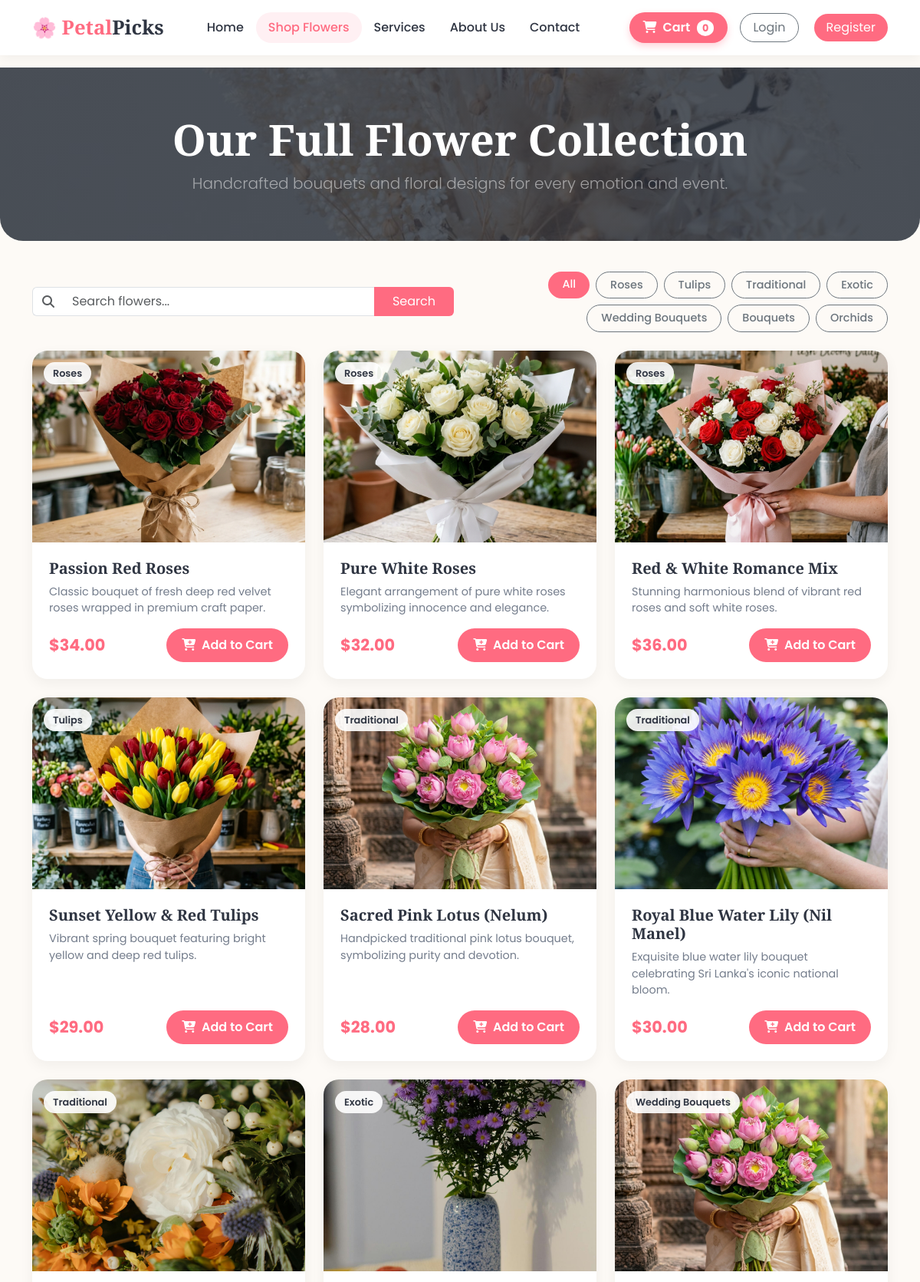
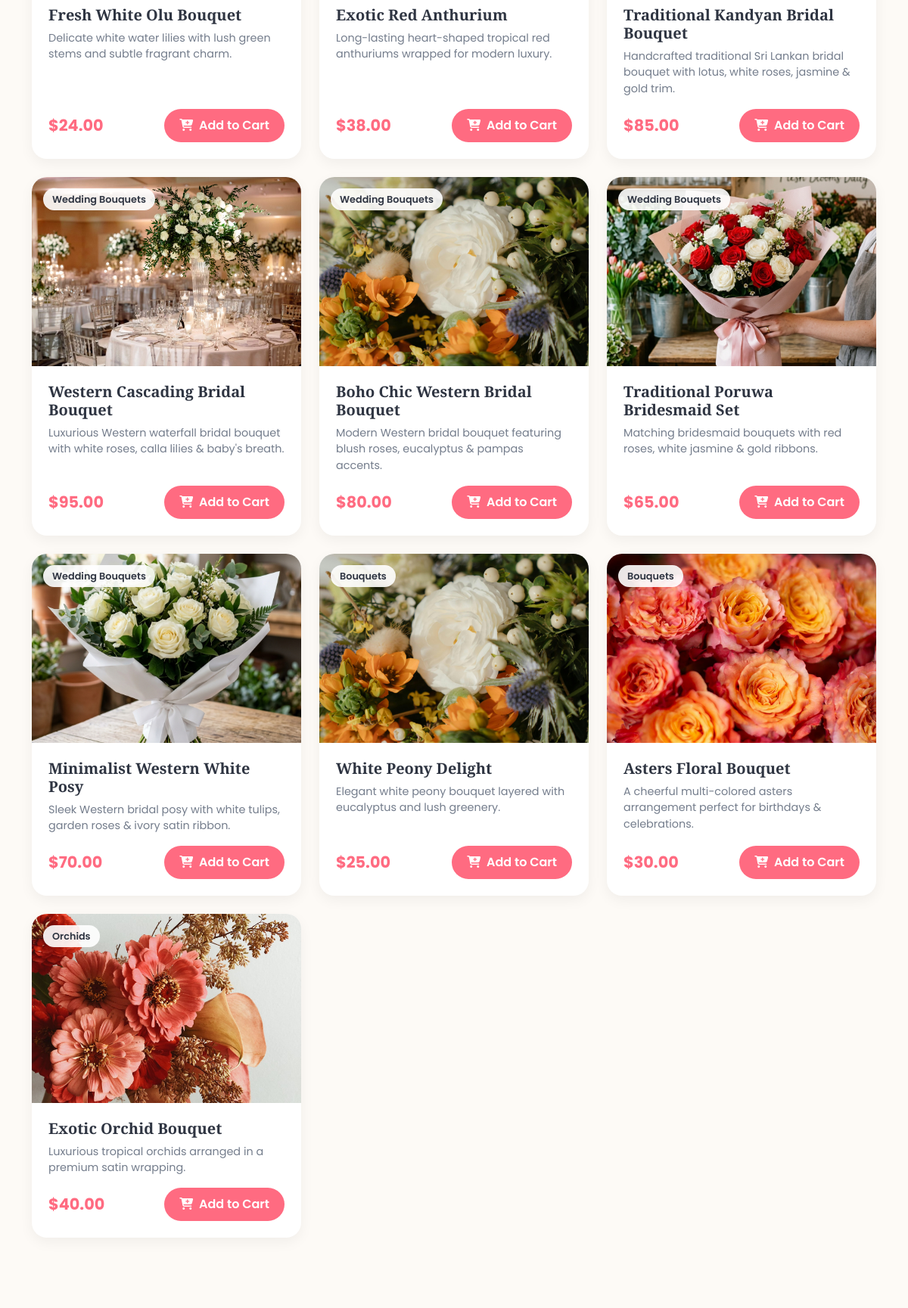
The page /shop.php (upper part) on the database its author committed (2 pictures, top to bottom).
### tables this page shows
CREATE TABLE IF NOT EXISTS products (
    id INT AUTO_INCREMENT PRIMARY KEY,
    name VARCHAR(100) NOT NULL,
    description TEXT,
    price DECIMAL(10, 2) NOT NULL,
    image_url VARCHAR(255) NOT NULL,
    category VARCHAR(50) DEFAULT 'Bouquets',
    created_at TIMESTAMP DEFAULT CURRENT_TIMESTAMP
);

### shop.php (the view, shortened to what this page needs)
<?php
require_once 'db_connect.php';
require_once 'header.php';
$search = isset($_GET['search']) ? trim($_GET['search']) : '';
$category = isset($_GET['category']) ? trim($_GET['category']) : '';
$query = "SELECT * FROM products WHERE 1=1";
$query .= " ORDER BY id ASC";
$stmt = $conn->prepare($query);
$stmt->execute();
$result = $stmt->get_result();
$cat_res = $conn->query("SELECT DISTINCT category FROM products WHERE category IS NOT NULL AND category != ''");
$categories = [];
while ($row = $cat_res->fetch_assoc()) {
    $categories[] = $row['category'];
}
?>
<div class="shop-header text-center">
    <div class="container">
        <h1 class="display-4 fw-bold mb-2">Our Full Flower Collection</h1>
        <p class="lead mb-0 text-white-50">Handcrafted bouquets and floral designs for every emotion and event.</p>
    </div>
</div>
<div class="container mb-5">
    <div class="row align-items-center mb-4 g-3">
        <div class="col-md-6">
            <form method="GET" action="shop.php" class="d-flex gap-2">
                <div class="input-group">
                    <span class="input-group-text bg-white border-end-0"><i class="fa-solid fa-magnifying-glass text-muted"></i></span>
                    <input type="text" name="search" class="form-control border-start-0" placeholder="Search flowers..." value="<?php echo htmlspecialchars($search); ?>">
                    <button type="submit" class="btn btn-danger px-4" style="background-color: var(--primary-color); border: none;">Search</button>
                </div>
            </form>
        </div>
        <div class="col-md-6 text-md-end">
            <div class="d-flex flex-wrap justify-content-md-end gap-2">
                <a href="shop.php?search=<?php echo urlencode($search); ?>" class="btn <?php echo (empty($category) || $category === 'All') ? 'btn-danger' : 'btn-outline-secondary'; ?> filter-btn" style="<?php echo (empty($category) || $category === 'All') ? 'background-color: var(--primary-color); border: none;' : ''; ?>">All</a>
                <?php foreach ($categories as $cat): ?>
                    <a href="shop.php?category=<?php echo urlencode($cat); ?>&search=<?php echo urlencode($search); ?>" class="btn <?php echo ($category === $cat) ? 'btn-danger' : 'btn-outline-secondary'; ?> filter-btn" style="<?php echo ($category === $cat) ? 'background-color: var(--primary-color); border: none;' : ''; ?>">
                        <?php echo htmlspecialchars($cat); ?>
                    </a>
                <?php endforeach; ?>
            </div>
        </div>
    </div>
    <div class="row g-4">
        <?php if ($result->num_rows > 0): ?>
            <?php while ($row = $result->fetch_assoc()): ?>
                <div class="col-lg-4 col-md-6">
                    <div class="product-card">
                        <div class="product-img-wrapper">
                            <img src="<?php echo htmlspecialchars($row['image_url']); ?>" alt="<?php echo htmlspecialchars($row['name']); ?>" onerror="this.src='./image/1.jpg';">
                            <span class="badge-category"><?php echo htmlspecialchars($row['category'] ?? 'Bouquets'); ?></span>
                        </div>
                        <div class="product-body">
                            <h3 class="product-title"><?php echo htmlspecialchars($row['name']); ?></h3>
                            <p class="product-desc"><?php echo htmlspecialchars($row['description']); ?></p>
                            <div class="d-flex align-items-center justify-content-between mt-auto">
                                <span class="product-price">$<?php echo number_format($row['price'], 2); ?></span>
                                <form action="add_to_cart.php" method="POST" class="m-0">
                                    <button type="submit" class="btn btn-add-cart">
                                        <i class="fa-solid fa-cart-plus me-1"></i> Add to Cart
                                    </button>
                                </form>
                            </div>
                        </div>
                    </div>
                </div>
            <?php endwhile; ?>
        <?php endif; ?>
    </div>
</div>
<?php require_once 'footer.php'; ?>

### header.php (style rules this page uses)
:root { --primary-color: #ff6b81; --primary-hover: #ff4757; --secondary-color: #2ed573; --dark-color: #2f3542; --light-bg: #fff0f3; --text-muted: #747d8c; }
body { font-family: 'Poppins', sans-serif; color: #333; background-color: #fdfaf6; min-height: 100vh; display: flex; flex-direction: column; }
h1, h2, h3, .navbar-brand { font-family: 'Playfair Display', serif; }

### shop.php (style rules this page uses)
.shop-header { background: linear-gradient(rgba(47, 53, 66, 0.8), rgba(47, 53, 66, 0.8)), url('./image/12.jpg') center/cover no-repeat; color: white; padding: 60px 0; border-radius: 0 0 30px 30px; margin-bottom: 40px; }
.filter-btn { border-radius: 20px; padding: 6px 18px; font-weight: 500; font-size: 0.9rem; transition: all 0.3s ease; }
.product-card { background: white; border: none; border-radius: 20px; overflow: hidden; box-shadow: 0 6px 18px rgba(0, 0, 0, 0.05); transition: all 0.3s ease; height: 100%; display: flex; flex-direction: column; }
.product-img-wrapper { position: relative; height: 250px; overflow: hidden; }
.product-img-wrapper img { width: 100%; height: 100%; object-fit: cover; transition: transform 0.5s ease; }
.badge-category { position: absolute; top: 15px; left: 15px; background-color: rgba(255, 255, 255, 0.9); color: var(--dark-color); font-size: 0.8rem; font-weight: 600; padding: 5px 12px; border-radius: 20px; }
.product-body { padding: 22px; display: flex; flex-direction: column; flex-grow: 1; }
.product-title { font-size: 1.25rem; font-weight: 600; color: var(--dark-color); margin-bottom: 8px; }
.product-desc { color: var(--text-muted); font-size: 0.9rem; flex-grow: 1; margin-bottom: 15px; }
.product-price { font-size: 1.3rem; font-weight: 700; color: var(--primary-color); }
.btn-add-cart { background-color: var(--primary-color); color: white; border: none; border-radius: 25px; padding: 10px 20px; font-weight: 600; transition: all 0.3s ease; }

### rows shown on the page
products: image_url (picture), category "Roses", name "Passion Red Roses", description "Classic bouquet of fresh deep red velvet roses wrapped in premium craft paper.", price "34.00"
products: image_url (picture), category "Roses", name "Pure White Roses", description "Elegant arrangement of pure white roses symbolizing innocence and elegance.", price "32.00"
products: image_url (picture), category "Roses", name "Red & White Romance Mix", description "Stunning harmonious blend of vibrant red roses and soft white roses.", price "36.00"
products: image_url (picture), category "Tulips", name "Sunset Yellow & Red Tulips", description "Vibrant spring bouquet featuring bright yellow and deep red tulips.", price "29.00"
products: image_url (picture), category "Traditional", name "Sacred Pink Lotus (Nelum)", description "Handpicked traditional pink lotus bouquet, symbolizing purity and devotion.", price "28.00"
products: image_url (picture), category "Traditional", name "Royal Blue Water Lily (Nil Manel)", description "Exquisite blue water lily bouquet celebrating Sri Lanka's iconic national bloom.", price "30.00"
products: category "Traditional", name "Fresh White Olu Bouquet", description "Delicate white water lilies with lush green stems and subtle fragrant charm.", price "24.00"
products: image_url (picture), category "Exotic", name "Exotic Red Anthurium", description "Long-lasting heart-shaped tropical red anthuriums wrapped for modern luxury.", price "38.00"
products: image_url (picture), category "Wedding Bouquets", name "Traditional Kandyan Bridal Bouquet", description "Handcrafted traditional Sri Lankan bridal bouquet with lotus, white roses, jasmine & gold trim.", price "85.00"
products: image_url (picture), category "Wedding Bouquets", name "Western Cascading Bridal Bouquet", description "Luxurious Western waterfall bridal bouquet with white roses, calla lilies & baby's breath.", price "95.00"
products: category "Wedding Bouquets", name "Boho Chic Western Bridal Bouquet", description "Modern Western bridal bouquet featuring blush roses, eucalyptus & pampas accents.", price "80.00"
products: image_url (picture), category "Wedding Bouquets", name "Traditional Poruwa Bridesmaid Set", description "Matching bridesmaid bouquets with red roses, white jasmine & gold ribbons.", price "65.00"
products: image_url (picture), category "Wedding Bouquets", name "Minimalist Western White Posy", description "Sleek Western bridal posy with white tulips, garden roses & ivory satin ribbon.", price "70.00"
products: image_url (picture), category "Bouquets", name "White Peony Delight", description "Elegant white peony bouquet layered with eucalyptus and lush greenery.", price "25.00"
products: image_url (picture), category "Bouquets", name "Asters Floral Bouquet", description "A cheerful multi-colored asters arrangement perfect for birthdays & celebrations.", price "30.00"
products: image_url (picture), category "Orchids", name "Exotic Orchid Bouquet", description "Luxurious tropical orchids arranged in a premium satin wrapping.", price "40.00"

### other values the page prints
$cart_count "0"
$cat "Roses"
$cat "Tulips"
$cat "Traditional"
$cat "Exotic"
$cat "Wedding Bouquets"
$cat "Bouquets"
$cat "Orchids"
